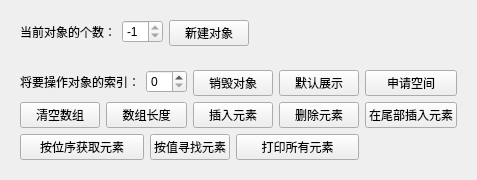
             <widget class="QWidget" name="arrayPage">
              <attribute name="title">
               <string notr="true">数组</string>
              </attribute>
              <layout class="QFormLayout" name="formLayout_4">
               <item row="0" column="0">
                <widget class="QWidget" name="arrayInfoWidget" native="true">
                 <layout class="QGridLayout" name="gridLayout_9">
                  <item row="0" column="0">
                   <layout class="QGridLayout" name="arrayInfoGridLayout">
                    <item row="0" column="0">
                     <layout class="QFormLayout" name="arrayCountFormLayout">
                      <item row="0" column="0">
                       <widget class="QLabel" name="arrayCountLabel">
                        <property name="text">
                         <string notr="true">当前对象的个数：</string>
                        </property>
                       </widget>
                      </item>
                      <item row="0" column="1">
                       <widget class="QSpinBox" name="arrayCountSpinBox">
                        <property name="readOnly">
                         <bool>true</bool>
                        </property>
                        <property name="prefix">
                         <string notr="true"/>
                        </property>
                        <property name="minimum">
                         <number>-1</number>
                        </property>
                        <property name="value">
                         <number>-1</number>
                        </property>
                       </widget>
                      </item>
                     </layout>
                    </item>
                    <item row="0" column="1">
                     <widget class="QPushButton" name="arrayCreateObjectPushButton">
                      <property name="text">
                       <string notr="true">新建对象</string>
                      </property>
                     </widget>
                    </item>
                   </layout>
                  </item>
                 </layout>
                </widget>
               </item>
               <item row="1" column="0">
                <widget class="QWidget" name="arrayOptionWidget" native="true">
                 <property name="enabled">
                  <bool>true</bool>
                 </property>
                 <layout class="QGridLayout" name="gridLayout_8">
                  <item row="0" column="0" colspan="3">
                   <layout class="QFormLayout" name="arrayIndexFormLayout">
                    <item row="0" column="0">
                     <widget class="QLabel" name="arrayIndexLabel">
                      <property name="text">
                       <string notr="true">将要操作对象的索引：</string>
                      </property>
                     </widget>
                    </item>
                    <item row="0" column="1">
                     <widget class="QSpinBox" name="arrayIndexSpinBox"/>
                    </item>
                   </layout>
                  </item>
                  <item row="2" column="0" colspan="2">
                   <widget class="QPushButton" name="arrayGetElemPushButton">
                    <property name="text">
                     <string notr="true">按位序获取元素</string>
                    </property>
                   </widget>
                  </item>
                  <item row="0" column="6">
                   <widget class="QPushButton" name="arrayInitArrayPushButton">
                    <property name="text">
                     <string notr="true">申请空间</string>
                    </property>
                   </widget>
                  </item>
                  <item row="1" column="1" colspan="2">
                   <widget class="QPushButton" name="arrayLengthPushButton">
                    <property name="text">
                     <string notr="true">数组长度</string>
                    </property>
                   </widget>
                  </item>
                  <item row="1" column="5">
                   <widget class="QPushButton" name="arrayDeletePushButton">
                    <property name="text">
                     <string notr="true">删除元素</string>
                    </property>
                   </widget>
                  </item>
                  <item row="0" column="3" colspan="2">
                   <widget class="QPushButton" name="arrayDestoryObjectPushButton">
                    <property name="text">
                     <string notr="true">销毁对象</string>
                    </property>
                   </widget>
                  </item>
                  <item row="1" column="3" colspan="2">
                   <widget class="QPushButton" name="arrayInsertPushButton">
                    <property name="text">
                     <string notr="true">插入元素</string>
                    </property>
                   </widget>
                  </item>
                  <item row="1" column="0">
                   <widget class="QPushButton" name="arrayClearPushButton">
                    <property name="text">
                     <string notr="true">清空数组</string>
                    </property>
                   </widget>
                  </item>
                  <item row="2" column="2" colspan="2">
                   <widget class="QPushButton" name="arrayLocateElemPushButton">
                    <property name="text">
                     <string notr="true">按值寻找元素</string>
                    </property>
                   </widget>
                  </item>
                  <item row="2" column="4" colspan="2">
                   <widget class="QPushButton" name="arrayPrintAllElemPushButton">
                    <property name="text">
                     <string notr="true">打印所有元素</string>
                    </property>
                   </widget>
                  </item>
                  <item row="0" column="5">
                   <widget class="QPushButton" name="arrayDefaultShowObjectPushButton">
                    <property name="enabled">
                     <bool>true</bool>
                    </property>
                    <property name="text">
                     <string notr="true">默认展示</string>
                    </property>
                   </widget>
                  </item>
                  <item row="1" column="6">
                   <widget class="QPushButton" name="arrayAppendPushButton">
                    <property name="text">
                     <string notr="true">在尾部插入元素</string>
                    </property>
                   </widget>
                  </item>
                 </layout>
                </widget>
               </item>
              </layout>
             </widget>
